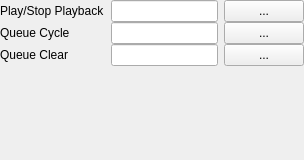
<?xml version="1.0" encoding="UTF-8"?>
<ui version="4.0">
 <class>ControlConfig</class>
 <widget class="QWidget" name="ControlConfig">
  <property name="geometry">
   <rect>
    <x>0</x>
    <y>0</y>
    <width>304</width>
    <height>160</height>
   </rect>
  </property>
  <property name="windowTitle">
   <string>Form</string>
  </property>
  <layout class="QVBoxLayout" name="verticalLayout">
   <property name="spacing">
    <number>0</number>
   </property>
   <property name="leftMargin">
    <number>0</number>
   </property>
   <property name="topMargin">
    <number>0</number>
   </property>
   <property name="rightMargin">
    <number>0</number>
   </property>
   <property name="bottomMargin">
    <number>0</number>
   </property>
   <item>
    <layout class="QFormLayout" name="formLayout">
     <item row="0" column="0">
      <widget class="QLabel" name="label">
       <property name="text">
        <string>Play/Stop Playback</string>
       </property>
      </widget>
     </item>
     <item row="0" column="1">
      <layout class="QHBoxLayout" name="horizontalLayout">
       <property name="spacing">
        <number>6</number>
       </property>
       <property name="leftMargin">
        <number>6</number>
       </property>
       <item>
        <widget class="QLineEdit" name="le_play">
         <property name="sizePolicy">
          <sizepolicy hsizetype="Expanding" vsizetype="Fixed">
           <horstretch>0</horstretch>
           <verstretch>0</verstretch>
          </sizepolicy>
         </property>
         <property name="font">
          <font>
           <weight>75</weight>
           <bold>true</bold>
          </font>
         </property>
         <property name="alignment">
          <set>Qt::AlignCenter</set>
         </property>
         <property name="readOnly">
          <bool>true</bool>
         </property>
        </widget>
       </item>
       <item>
        <widget class="QPushButton" name="pb_playEdit">
         <property name="sizePolicy">
          <sizepolicy hsizetype="Minimum" vsizetype="Fixed">
           <horstretch>0</horstretch>
           <verstretch>0</verstretch>
          </sizepolicy>
         </property>
         <property name="styleSheet">
          <string notr="true">padding: 0.2em 0.5em;</string>
         </property>
         <property name="text">
          <string>...</string>
         </property>
        </widget>
       </item>
      </layout>
     </item>
     <item row="1" column="0">
      <widget class="QLabel" name="label_2">
       <property name="text">
        <string>Queue Cycle</string>
       </property>
      </widget>
     </item>
     <item row="1" column="1">
      <layout class="QHBoxLayout" name="horizontalLayout_2">
       <property name="spacing">
        <number>6</number>
       </property>
       <property name="leftMargin">
        <number>6</number>
       </property>
       <item>
        <widget class="QLineEdit" name="le_queue">
         <property name="font">
          <font>
           <weight>75</weight>
           <bold>true</bold>
          </font>
         </property>
         <property name="alignment">
          <set>Qt::AlignCenter</set>
         </property>
         <property name="readOnly">
          <bool>true</bool>
         </property>
        </widget>
       </item>
       <item>
        <widget class="QPushButton" name="pb_cycleEdit">
         <property name="styleSheet">
          <string notr="true">padding: 0.2em 0.5em;</string>
         </property>
         <property name="text">
          <string>...</string>
         </property>
        </widget>
       </item>
      </layout>
     </item>
     <item row="2" column="0">
      <widget class="QLabel" name="label_3">
       <property name="text">
        <string>Queue Clear</string>
       </property>
      </widget>
     </item>
     <item row="2" column="1">
      <layout class="QHBoxLayout" name="horizontalLayout_3">
       <property name="spacing">
        <number>6</number>
       </property>
       <property name="leftMargin">
        <number>6</number>
       </property>
       <item>
        <widget class="QLineEdit" name="le_clear">
         <property name="font">
          <font>
           <weight>75</weight>
           <bold>true</bold>
          </font>
         </property>
         <property name="alignment">
          <set>Qt::AlignCenter</set>
         </property>
         <property name="readOnly">
          <bool>true</bool>
         </property>
        </widget>
       </item>
       <item>
        <widget class="QPushButton" name="pb_clearEdit">
         <property name="styleSheet">
          <string notr="true">padding: 0.2em 0.5em;</string>
         </property>
         <property name="text">
          <string>...</string>
         </property>
        </widget>
       </item>
      </layout>
     </item>
    </layout>
   </item>
   <item>
    <spacer name="verticalSpacer">
     <property name="orientation">
      <enum>Qt::Vertical</enum>
     </property>
     <property name="sizeHint" stdset="0">
      <size>
       <width>20</width>
       <height>71</height>
      </size>
     </property>
    </spacer>
   </item>
  </layout>
 </widget>
 <resources/>
 <connections/>
</ui>
